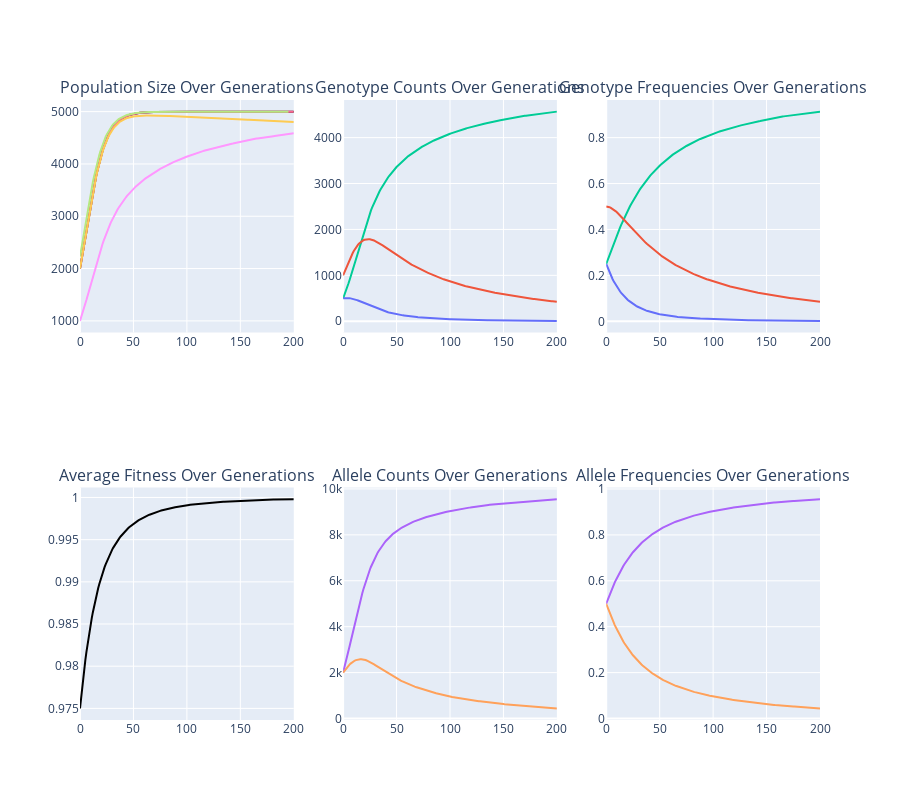

Notebook code for this chart:
### Code cell
# 1 locus, 2 alleles (HW equilibrium)

generations=200
growth_rate=0.1
drift=0
carrying_capacity = 5000
bottleneck_yr=None
bottleneck_pop=None
covariance=0
small_pop_inbreeding=0

genotype_data = {
    (('A1', 'A1'),): {'male': 250, 'female': 250, 'fitness': 1.0},
    (('A1', 'A2'),): {'male': 500, 'female': 500, 'fitness': 1.0},
    (('A2', 'A2'),): {'male': 250, 'female': 250, 'fitness': 0.9},
}

mutations = [{('A1', 'A2'): 0.0, ('A2', 'A1'): 0.0,}]

pop_gen(
    generations,
    genotype_data,
    growth_rate,
    carrying_capacity,
    drift,
    mutations,
    bottleneck_yr,
    bottleneck_pop,
    covariance,
    small_pop_inbreeding
)

### Figure 1 — Plotly figure (JSON) as saved in the notebook; plotly's stock layout.template omitted (floating-point values rounded to 4 significant figures; data arrays with more than 128 entries replaced by an {"elided": "..."} marker saying what was removed)
{"data": [{"hoverinfo": "text", "line": {"color": "black"}, "mode": "lines", "name": "N", "showlegend": false, "text": {"elided": "201 str values"}, "type": "scatter", "x": {"elided": "201 int values"}, "xaxis": "x", "y": {"elided": "201 float values"}, "yaxis": "y"}, {"hoverinfo": "text", "line": {"color": "#FF6692"}, "mode": "lines", "name": "Ne (Sex Ratios)", "showlegend": false, "text": {"elided": "201 str values"}, "type": "scatter", "x": {"elided": "201 int values"}, "xaxis": "x", "y": {"elided": "201 float values"}, "yaxis": "y"}, {"hoverinfo": "text", "line": {"color": "#B6E880"}, "mode": "lines", "name": "Ne (Size Variation)", "showlegend": false, "text": {"elided": "196 str values"}, "type": "scatter", "x": {"elided": "196 int values"}, "xaxis": "x", "y": {"elided": "196 float values"}, "yaxis": "y"}, {"hoverinfo": "text", "line": {"color": "#FF97FF"}, "mode": "lines", "name": "Ne (Allele Variation)", "showlegend": false, "text": {"elided": "201 str values"}, "type": "scatter", "x": {"elided": "201 int values"}, "xaxis": "x", "y": {"elided": "201 float values"}, "yaxis": "y"}, {"hoverinfo": "text", "line": {"color": "#FECB52"}, "mode": "lines", "name": "Ne (Inbreeding)", "showlegend": false, "text": {"elided": "201 str values"}, "type": "scatter", "x": {"elided": "201 int values"}, "xaxis": "x", "y": {"elided": "201 float values"}, "yaxis": "y"}, {"hoverinfo": "text", "line": {"color": "#00CC96"}, "mode": "lines", "name": "A1A1", "showlegend": false, "text": {"elided": "201 str values"}, "type": "scatter", "x": {"elided": "201 int values"}, "xaxis": "x2", "y": {"elided": "201 int values"}, "yaxis": "y2"}, {"hoverinfo": "text", "line": {"color": "#EF553B"}, "mode": "lines", "name": "A1A2", "showlegend": false, "text": {"elided": "201 str values"}, "type": "scatter", "x": {"elided": "201 int values"}, "xaxis": "x2", "y": {"elided": "201 int values"}, "yaxis": "y2"}, {"hoverinfo": "text", "line": {"color": "#636EFA"}, "mode": "lines", "name": "A2A2", "showlegend": false, "text": {"elided": "201 str values"}, "type": "scatter", "x": {"elided": "201 int values"}, "xaxis": "x2", "y": {"elided": "201 int values"}, "yaxis": "y2"}, {"hoverinfo": "text", "line": {"color": "#00CC96"}, "mode": "lines", "name": "A1A1", "showlegend": false, "text": {"elided": "201 str values"}, "type": "scatter", "x": {"elided": "201 int values"}, "xaxis": "x3", "y": {"elided": "201 float values"}, "yaxis": "y3"}, {"hoverinfo": "text", "line": {"color": "#EF553B"}, "mode": "lines", "name": "A1A2", "showlegend": false, "text": {"elided": "201 str values"}, "type": "scatter", "x": {"elided": "201 int values"}, "xaxis": "x3", "y": {"elided": "201 float values"}, "yaxis": "y3"}, {"hoverinfo": "text", "line": {"color": "#636EFA"}, "mode": "lines", "name": "A2A2", "showlegend": false, "text": {"elided": "201 str values"}, "type": "scatter", "x": {"elided": "201 int values"}, "xaxis": "x3", "y": {"elided": "201 float values"}, "yaxis": "y3"}, {"hoverinfo": "text", "line": {"color": "black"}, "mode": "lines", "name": "Average Fitness", "showlegend": false, "text": {"elided": "201 str values"}, "type": "scatter", "x": {"elided": "201 int values"}, "xaxis": "x4", "y": {"elided": "201 float values"}, "yaxis": "y4"}, {"hoverinfo": "text", "line": {"color": "#AB63FA"}, "mode": "lines", "name": "A1", "showlegend": false, "text": {"elided": "201 str values"}, "type": "scatter", "x": {"elided": "201 int values"}, "xaxis": "x5", "y": {"elided": "201 int values"}, "yaxis": "y5"}, {"hoverinfo": "text", "line": {"color": "#FFA15A"}, "mode": "lines", "name": "A2", "showlegend": false, "text": {"elided": "201 str values"}, "type": "scatter", "x": {"elided": "201 int values"}, "xaxis": "x5", "y": {"elided": "201 int values"}, "yaxis": "y5"}, {"hoverinfo": "text", "line": {"color": "#AB63FA"}, "mode": "lines", "name": "A1", "showlegend": false, "text": {"elided": "201 str values"}, "type": "scatter", "x": {"elided": "201 int values"}, "xaxis": "x6", "y": {"elided": "201 float values"}, "yaxis": "y6"}, {"hoverinfo": "text", "line": {"color": "#FFA15A"}, "mode": "lines", "name": "A2", "showlegend": false, "text": {"elided": "201 str values"}, "type": "scatter", "x": {"elided": "201 int values"}, "xaxis": "x6", "y": {"elided": "201 float values"}, "yaxis": "y6"}], "layout": {"annotations": [{"font": {"size": 16}, "showarrow": false, "text": "Population Size Over Generations", "x": 0.1444, "xanchor": "center", "xref": "paper", "y": 1, "yanchor": "bottom", "yref": "paper"}, {"font": {"size": 16}, "showarrow": false, "text": "Genotype Counts Over Generations", "x": 0.5, "xanchor": "center", "xref": "paper", "y": 1, "yanchor": "bottom", "yref": "paper"}, {"font": {"size": 16}, "showarrow": false, "text": "Genotype Frequencies Over Generations", "x": 0.8556, "xanchor": "center", "xref": "paper", "y": 1, "yanchor": "bottom", "yref": "paper"}, {"font": {"size": 16}, "showarrow": false, "text": "Average Fitness Over Generations", "x": 0.1444, "xanchor": "center", "xref": "paper", "y": 0.375, "yanchor": "bottom", "yref": "paper"}, {"font": {"size": 16}, "showarrow": false, "text": "Allele Counts Over Generations", "x": 0.5, "xanchor": "center", "xref": "paper", "y": 0.375, "yanchor": "bottom", "yref": "paper"}, {"font": {"size": 16}, "showarrow": false, "text": "Allele Frequencies Over Generations", "x": 0.8556, "xanchor": "center", "xref": "paper", "y": 0.375, "yanchor": "bottom", "yref": "paper"}], "height": 800, "hovermode": "closest", "xaxis": {"anchor": "y", "domain": [0, 0.2889]}, "xaxis2": {"anchor": "y2", "domain": [0.3556, 0.6444]}, "xaxis3": {"anchor": "y3", "domain": [0.7111, 1]}, "xaxis4": {"anchor": "y4", "domain": [0, 0.2889]}, "xaxis5": {"anchor": "y5", "domain": [0.3556, 0.6444]}, "xaxis6": {"anchor": "y6", "domain": [0.7111, 1]}, "yaxis": {"anchor": "x", "domain": [0.625, 1]}, "yaxis2": {"anchor": "x2", "domain": [0.625, 1]}, "yaxis3": {"anchor": "x3", "domain": [0.625, 1]}, "yaxis4": {"anchor": "x4", "domain": [0, 0.375]}, "yaxis5": {"anchor": "x5", "domain": [0, 0.375]}, "yaxis6": {"anchor": "x6", "domain": [0, 0.375]}}}
